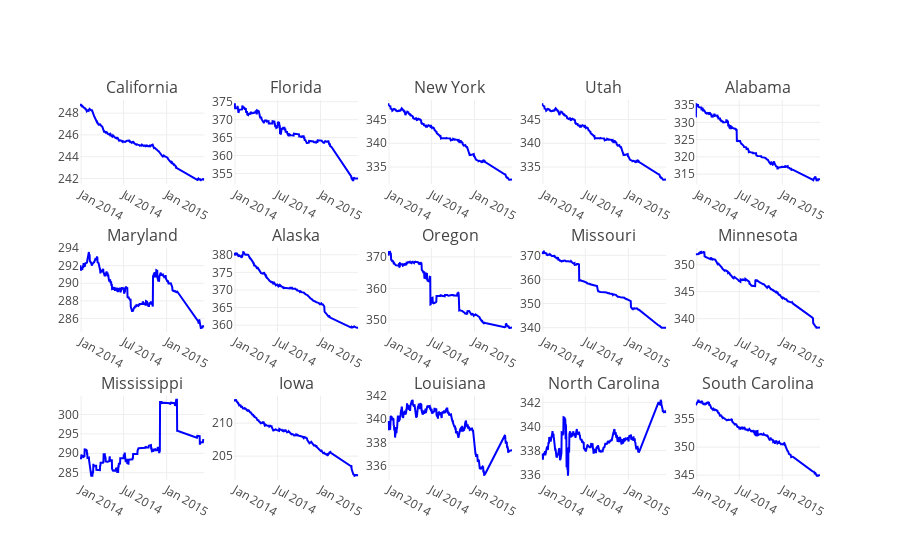

Here is the notebook cell this chart was saved with:
### Code cell
ply.offline.iplot(fig, validate=False)

### Figure 1 — Plotly figure (JSON) as saved in the notebook; plotly's stock layout.template omitted (floating-point values rounded to 4 significant figures; data arrays with more than 128 entries replaced by an {"elided": "..."} marker saying what was removed)
{"data": [{"marker": {"color": "blue"}, "type": "scatter", "uid": "43c08c91-da07-4b52-9ccf-8eb59db978f5", "x": {"elided": "449 str values"}, "xaxis": "x", "y": {"elided": "449 float values"}, "yaxis": "y"}, {"marker": {"color": "blue"}, "type": "scatter", "uid": "ce3bf0c7-7289-4d80-892c-8f60e4182d94", "x": {"elided": "449 str values"}, "xaxis": "x2", "y": {"elided": "449 float values"}, "yaxis": "y2"}, {"marker": {"color": "blue"}, "type": "scatter", "uid": "5a40012d-e61b-4ad4-afed-773c79b3bd7b", "x": {"elided": "449 str values"}, "xaxis": "x3", "y": {"elided": "449 float values"}, "yaxis": "y3"}, {"marker": {"color": "blue"}, "type": "scatter", "uid": "c8dfc2c0-7306-4ad1-863a-9e697871a117", "x": {"elided": "449 str values"}, "xaxis": "x4", "y": {"elided": "449 float values"}, "yaxis": "y4"}, {"marker": {"color": "blue"}, "type": "scatter", "uid": "66b9ace2-0e4e-4bb7-b1c6-7cfd5e230d07", "x": {"elided": "449 str values"}, "xaxis": "x5", "y": {"elided": "449 float values"}, "yaxis": "y5"}, {"marker": {"color": "blue"}, "type": "scatter", "uid": "82c56e87-2a91-488a-8571-9ea06f14f05b", "x": {"elided": "449 str values"}, "xaxis": "x6", "y": {"elided": "449 float values"}, "yaxis": "y6"}, {"marker": {"color": "blue"}, "type": "scatter", "uid": "1bb83ebc-95c6-4fd6-81cf-102134a3ba8c", "x": {"elided": "449 str values"}, "xaxis": "x7", "y": {"elided": "449 float values"}, "yaxis": "y7"}, {"marker": {"color": "blue"}, "type": "scatter", "uid": "57dfdbb5-a646-4873-9eff-890c13ad654c", "x": {"elided": "449 str values"}, "xaxis": "x8", "y": {"elided": "449 float values"}, "yaxis": "y8"}, {"marker": {"color": "blue"}, "type": "scatter", "uid": "6f13b66f-6e53-4bb8-8e69-04bc59c69690", "x": {"elided": "449 str values"}, "xaxis": "x9", "y": {"elided": "449 float values"}, "yaxis": "y9"}, {"marker": {"color": "blue"}, "type": "scatter", "uid": "1bd01ae3-c10e-4fa9-b707-48648877005b", "x": {"elided": "449 str values"}, "xaxis": "x10", "y": {"elided": "449 float values"}, "yaxis": "y10"}, {"marker": {"color": "blue"}, "type": "scatter", "uid": "50e3b050-505a-4edc-9a98-5b28473fc247", "x": {"elided": "449 str values"}, "xaxis": "x11", "y": {"elided": "449 float values"}, "yaxis": "y11"}, {"marker": {"color": "blue"}, "type": "scatter", "uid": "b12b4e75-b825-4a46-8f08-9d8954b31405", "x": {"elided": "449 str values"}, "xaxis": "x12", "y": {"elided": "449 float values"}, "yaxis": "y12"}, {"marker": {"color": "blue"}, "type": "scatter", "uid": "58dc9ba7-6f21-48dc-a1e9-281b902f17a2", "x": {"elided": "449 str values"}, "xaxis": "x13", "y": {"elided": "449 float values"}, "yaxis": "y13"}, {"marker": {"color": "blue"}, "type": "scatter", "uid": "56b84a07-6a18-4a6b-a1f9-b2270f1049bc", "x": {"elided": "449 str values"}, "xaxis": "x14", "y": {"elided": "449 float values"}, "yaxis": "y14"}, {"marker": {"color": "blue"}, "type": "scatter", "uid": "b2061530-1685-4aa4-a4a0-a4f63d6e3a0b", "x": {"elided": "449 str values"}, "xaxis": "x15", "y": {"elided": "449 float values"}, "yaxis": "y15"}], "layout": {"annotations": [{"font": {"size": 16}, "showarrow": false, "text": "California", "x": 0.084, "xanchor": "center", "xref": "paper", "y": 1, "yanchor": "bottom", "yref": "paper"}, {"font": {"size": 16}, "showarrow": false, "text": "Florida", "x": 0.292, "xanchor": "center", "xref": "paper", "y": 1, "yanchor": "bottom", "yref": "paper"}, {"font": {"size": 16}, "showarrow": false, "text": "New York", "x": 0.5, "xanchor": "center", "xref": "paper", "y": 1, "yanchor": "bottom", "yref": "paper"}, {"font": {"size": 16}, "showarrow": false, "text": "Utah", "x": 0.708, "xanchor": "center", "xref": "paper", "y": 1, "yanchor": "bottom", "yref": "paper"}, {"font": {"size": 16}, "showarrow": false, "text": "Alabama", "x": 0.916, "xanchor": "center", "xref": "paper", "y": 1, "yanchor": "bottom", "yref": "paper"}, {"font": {"size": 16}, "showarrow": false, "text": "Maryland", "x": 0.084, "xanchor": "center", "xref": "paper", "y": 0.6111, "yanchor": "bottom", "yref": "paper"}, {"font": {"size": 16}, "showarrow": false, "text": "Alaska", "x": 0.292, "xanchor": "center", "xref": "paper", "y": 0.6111, "yanchor": "bottom", "yref": "paper"}, {"font": {"size": 16}, "showarrow": false, "text": "Oregon", "x": 0.5, "xanchor": "center", "xref": "paper", "y": 0.6111, "yanchor": "bottom", "yref": "paper"}, {"font": {"size": 16}, "showarrow": false, "text": "Missouri", "x": 0.708, "xanchor": "center", "xref": "paper", "y": 0.6111, "yanchor": "bottom", "yref": "paper"}, {"font": {"size": 16}, "showarrow": false, "text": "Minnesota", "x": 0.916, "xanchor": "center", "xref": "paper", "y": 0.6111, "yanchor": "bottom", "yref": "paper"}, {"font": {"size": 16}, "showarrow": false, "text": "Mississippi", "x": 0.084, "xanchor": "center", "xref": "paper", "y": 0.2222, "yanchor": "bottom", "yref": "paper"}, {"font": {"size": 16}, "showarrow": false, "text": "Iowa", "x": 0.292, "xanchor": "center", "xref": "paper", "y": 0.2222, "yanchor": "bottom", "yref": "paper"}, {"font": {"size": 16}, "showarrow": false, "text": "Louisiana", "x": 0.5, "xanchor": "center", "xref": "paper", "y": 0.2222, "yanchor": "bottom", "yref": "paper"}, {"font": {"size": 16}, "showarrow": false, "text": "North Carolina", "x": 0.708, "xanchor": "center", "xref": "paper", "y": 0.2222, "yanchor": "bottom", "yref": "paper"}, {"font": {"size": 16}, "showarrow": false, "text": "South Carolina", "x": 0.916, "xanchor": "center", "xref": "paper", "y": 0.2222, "yanchor": "bottom", "yref": "paper"}], "autosize": true, "showlegend": false, "xaxis": {"anchor": "y", "autorange": true, "domain": [0, 0.168], "range": ["2013-12-27", "2015-06-11"], "type": "date"}, "xaxis10": {"anchor": "y10", "autorange": true, "domain": [0.832, 1], "range": ["2013-12-27", "2015-06-11"], "type": "date"}, "xaxis11": {"anchor": "y11", "autorange": true, "domain": [0, 0.168], "range": ["2013-12-27", "2015-06-11"], "type": "date"}, "xaxis12": {"anchor": "y12", "autorange": true, "domain": [0.208, 0.376], "range": ["2013-12-27", "2015-06-11"], "type": "date"}, "xaxis13": {"anchor": "y13", "autorange": true, "domain": [0.416, 0.584], "range": ["2013-12-27", "2015-06-11"], "type": "date"}, "xaxis14": {"anchor": "y14", "autorange": true, "domain": [0.624, 0.792], "range": ["2013-12-27", "2015-06-11"], "type": "date"}, "xaxis15": {"anchor": "y15", "autorange": true, "domain": [0.832, 1], "range": ["2013-12-27", "2015-06-11"], "type": "date"}, "xaxis2": {"anchor": "y2", "autorange": true, "domain": [0.208, 0.376], "range": ["2013-12-27", "2015-06-11"], "type": "date"}, "xaxis3": {"anchor": "y3", "autorange": true, "domain": [0.416, 0.584], "range": ["2013-12-27", "2015-06-11"], "type": "date"}, "xaxis4": {"anchor": "y4", "autorange": true, "domain": [0.624, 0.792], "range": ["2013-12-27", "2015-06-11"], "type": "date"}, "xaxis5": {"anchor": "y5", "autorange": true, "domain": [0.832, 1], "range": ["2013-12-27", "2015-06-11"], "type": "date"}, "xaxis6": {"anchor": "y6", "autorange": true, "domain": [0, 0.168], "range": ["2013-12-27", "2015-06-11"], "type": "date"}, "xaxis7": {"anchor": "y7", "autorange": true, "domain": [0.208, 0.376], "range": ["2013-12-27", "2015-06-11"], "type": "date"}, "xaxis8": {"anchor": "y8", "autorange": true, "domain": [0.416, 0.584], "range": ["2013-12-27", "2015-06-11"], "type": "date"}, "xaxis9": {"anchor": "y9", "autorange": true, "domain": [0.624, 0.792], "range": ["2013-12-27", "2015-06-11"], "type": "date"}, "yaxis": {"anchor": "x", "autorange": true, "domain": [0.7778, 1], "range": [241.5, 249.2], "type": "linear"}, "yaxis10": {"anchor": "x10", "autorange": true, "domain": [0.3889, 0.6111], "range": [337.5, 353.2], "type": "linear"}, "yaxis11": {"anchor": "x11", "autorange": true, "domain": [0, 0.2222], "range": [283.1, 304.9], "type": "linear"}, "yaxis12": {"anchor": "x12", "autorange": true, "domain": [0, 0.2222], "range": [201.4, 214.2], "type": "linear"}, "yaxis13": {"anchor": "x13", "autorange": true, "domain": [0, 0.2222], "range": [334.8, 342.0], "type": "linear"}, "yaxis14": {"anchor": "x14", "autorange": true, "domain": [0, 0.2222], "range": [335.6, 342.6], "type": "linear"}, "yaxis15": {"anchor": "x15", "autorange": true, "domain": [0, 0.2222], "range": [344.1, 359.2], "type": "linear"}, "yaxis2": {"anchor": "x2", "autorange": true, "domain": [0.7778, 1], "range": [352.0, 375.5], "type": "linear"}, "yaxis3": {"anchor": "x3", "autorange": true, "domain": [0.7778, 1], "range": [331.3, 349.1], "type": "linear"}, "yaxis4": {"anchor": "x4", "autorange": true, "domain": [0.7778, 1], "range": [331.3, 349.1], "type": "linear"}, "yaxis5": {"anchor": "x5", "autorange": true, "domain": [0.7778, 1], "range": [312.0, 336.5], "type": "linear"}, "yaxis6": {"anchor": "x6", "autorange": true, "domain": [0.3889, 0.6111], "range": [284.4, 294.0], "type": "linear"}, "yaxis7": {"anchor": "x7", "autorange": true, "domain": [0.3889, 0.6111], "range": [358.0, 382.0], "type": "linear"}, "yaxis8": {"anchor": "x8", "autorange": true, "domain": [0.3889, 0.6111], "range": [346.1, 372.9], "type": "linear"}, "yaxis9": {"anchor": "x9", "autorange": true, "domain": [0.3889, 0.6111], "range": [338.1, 373.1], "type": "linear"}}}
